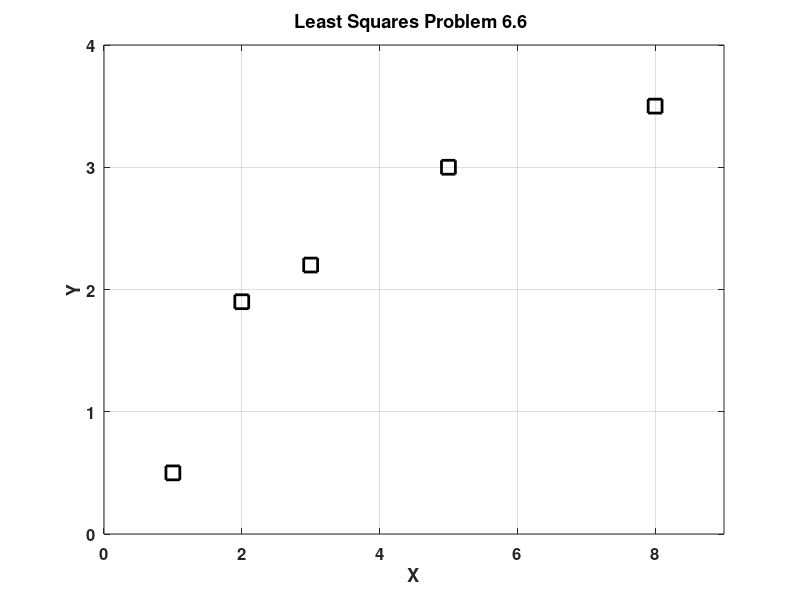

Recreate this plot in MATLAB. (Note: this script raises an error after producing the figure.)
%% Example 9 - more least squares regression

clear
clc
close 'all'

%% Problem 1
fprintf('\nProblem 6.6 \n');

% data
x = [1 2 3 5 8]';
y = [0.5 1.9 2.2 3 3.5]';

% plot the data
figure(1)
plot(x,y,'sk','markersize',10,'linewidth',2);
title('Least Squares Problem 6.6 ','fontsize',18,'fontweight','bold');
xlabel('X','fontsize',16,'fontweight','bold');
ylabel('Y','fontsize',16,'fontweight','bold');
grid on
set(gca,'fontsize',12,'fontweight','bold');
axis([0 9 0 4]);

% linearized estimator
%X = 
%b = 

C = (X'*X)\(X'*b);
fprintf('m = %g \n',C(2));
fprintf('b = %g \n',C(1));

%remember to "undo" the linearizing transformation
%est1 = @(x) 

figure(1)
plot(x,y,'sk',...
    x,est1(x),'-r','markersize',10,'linewidth',2);
title('Least Squares Problem 6.6 ','fontsize',18,'fontweight','bold');
xlabel('X','fontsize',16,'fontweight','bold');
ylabel('Y','fontsize',16,'fontweight','bold');
grid on
set(gca,'fontsize',12,'fontweight','bold');
axis([0 9 0 4]);

%% Problem #2
fprintf('\n\nProblem 6.5 \n');

% data
x = [-2 -1 0 1 2]';
y = [1.5 3.2 4.5 3.4 2]';

% plot the data
figure(2)
plot(x,y,'sk','markersize',10,'linewidth',2);
title('Least Squares Problem 6.6 ','fontsize',18,'fontweight','bold');
xlabel('X','fontsize',16,'fontweight','bold');
ylabel('Y','fontsize',16,'fontweight','bold');
grid on
set(gca,'fontsize',12,'fontweight','bold');
axis([-2.5 2.5 1.5 5]);

% linearized estimator
%X = 
%b = 

C = (X'*X)\(X'*b);

% remember to "undo" the linearizing transformation
%a = 
%b = 

fprintf('a = %g \n',a);
fprintf('b = %g \n',b);

%est2 = @(x) 
% plot again
figure(2)
plot(x,y,'sk',...
    x,est2(x),'-r','markersize',10,'linewidth',2);
title('Least Squares Problem 6.6 ','fontsize',18,'fontweight','bold');
xlabel('X','fontsize',16,'fontweight','bold');
ylabel('Y','fontsize',16,'fontweight','bold');
grid on
set(gca,'fontsize',12,'fontweight','bold');
axis([-2.5 2.5 1.5 5]);

%% Problem #3
fprintf('\n\nProblem 6.8 \n');

% data
T = [-40 -20 0 20 40]';
W = [0.0012 0.002 0.0032 0.006 0.0118]';

% plot the data
figure(3)
plot(T,W,'sk','markersize',10,'linewidth',2);
title('Least Squares Problem 6.8 ','fontsize',18,'fontweight','bold');
xlabel('Temperature ^{\circ}C','fontsize',16,'fontweight','bold');
ylabel('Water Solubility (% wt.)','fontsize',16,'fontweight','bold');
grid on
set(gca,'fontsize',12,'fontweight','bold');
axis([-45 45 0 0.0135]);

%X = 
%b = ;

C = (X'*X)\(X'*b);


%b = ;%<-- note: over-writing other value of b
%m = 
fprintf('b = %g \n',b);
fprintf('m = %g \n',m);

%est3 = @(x) 

% plot the data again
figure(3)
plot(T,W,'sk',...
    T,est3(T),'-r','markersize',10,'linewidth',2);
title('Least Squares Problem 6.8 ','fontsize',18,'fontweight','bold');
xlabel('Temperature ^{\circ}C','fontsize',16,'fontweight','bold');
ylabel('Water Solubility (% wt.)','fontsize',16,'fontweight','bold');
grid on
set(gca,'fontsize',12,'fontweight','bold');
axis([-45 45 0 0.0135]);

fprintf('Solubility at 10 degrees C = %g \n',est3(10));
